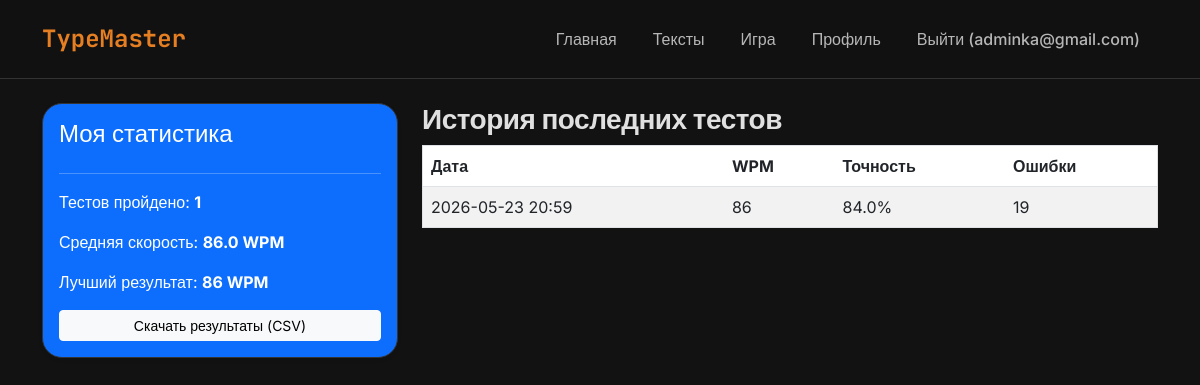
The page /profile (signed in) on the database its author committed.
### app/models.py (models this page shows, shortened)
class User(db.Model, UserMixin):
    id = db.Column(db.Integer, primary_key=True)
    username = db.Column(db.String(50), unique=True, nullable=False)
    email = db.Column(db.String(120), unique=True, nullable=False)
    password_hash = db.Column(db.String(128), nullable=False)
    is_admin = db.Column(db.Boolean, default=False)  # система ролей
    sessions = db.relationship('TestSession', backref='author', lazy=True)

class Result(db.Model):
    id = db.Column(db.Integer, primary_key=True)
    session_id = db.Column(db.Integer, db.ForeignKey('test_session.id'), unique=True)
    wpm = db.Column(db.Integer, nullable=False)
    accuracy = db.Column(db.Float, nullable=False)
    errors_count = db.Column(db.Integer)
    mode = db.Column(db.String(20), default='text') # 'text' или 'random'
    language = db.Column(db.String(10), default='ru')
    difficulty = db.Column(db.String(20), default='easy')
    created_at = db.Column(db.DateTime, default=datetime.utcnow)

### app/routes.py (the view)
@app.route("/profile")
@login_required
def profile():
    user_results = Result.query.join(TestSession).filter(TestSession.user_id == current_user.id).all()
    stats = db.session.query(
        func.avg(Result.wpm).label('avg_wpm'),
        func.max(Result.wpm).label('best_wpm'),
        func.count(Result.id).label('total_tests')
    ).join(TestSession).filter(TestSession.user_id == current_user.id).first()
    return render_template('profile.html', results=user_results, stats=stats)

### app/models.py (called while the page is built)
@login_manager.user_loader
def load_user(user_id):
    return User.query.get(int(user_id))

### app/templates/profile.html
{% extends "base.html" %}
{% block content %}
<div class="row">
    <div class="col-md-4">
        <div class="card p-3 mb-4 shadow-sm bg-primary text-white">
            <h4>Моя статистика</h4>
            <hr>
            <p>Тестов пройдено: <strong>{{ stats.total_tests }}</strong></p>
            <p>Средняя скорость: <strong>{{ stats.avg_wpm|round(1) if stats.avg_wpm else 0 }} WPM</strong></p>
            <p>Лучший результат: <strong>{{ stats.best_wpm if stats.best_wpm else 0 }} WPM</strong></p>
            <a href="{{ url_for('export_results') }}" class="btn btn-light btn-sm">Скачать результаты (CSV)</a>
        </div>
    </div>
    <div class="col-md-8">
        <h3>История последних тестов</h3>
        <table class="table table-striped border">
            <thead>
                <tr>
                    <th>Дата</th>
                    <th>WPM</th>
                    <th>Точность</th>
                    <th>Ошибки</th>
                </tr>
            </thead>
            <tbody>
                {% for r in results|reverse %}
                <tr>
                    <td>{{ r.created_at.strftime('%Y-%m-%d %H:%M') }}</td>
                    <td>{{ r.wpm }}</td>
                    <td>{{ r.accuracy }}%</td>
                    <td>{{ r.errors_count }}</td>
                </tr>
                {% endfor %}
            </tbody>
        </table>
    </div>
</div>
{% endblock %}

### app/templates/base.html (shortened to what this page needs)
<!DOCTYPE html>
<html lang="ru">
<head>
    <link href="https://cdn.jsdelivr.net/npm/bootstrap@5.3.0/dist/css/bootstrap.min.css" rel="stylesheet">
</head>
<body>
    <nav class="navbar navbar-expand-lg navbar-dark bg-dark mb-4">
        <div class="container">
            <a class="navbar-brand" href="{{ url_for('index') }}">TypeMaster</a>
            <div class="navbar-nav">
                <a class="nav-link" href="{{ url_for('index') }}">Главная</a>
                {% if current_user.is_authenticated %}
                    <a class="nav-link" href="{{ url_for('texts_list') }}">Тексты</a>
                    <a class="nav-link" href="{{ url_for('game') }}">Игра</a>
                    <a class="nav-link" href="{{ url_for('profile') }}">Профиль</a>
                    <a class="nav-link" href="{{ url_for('logout') }}">Выйти ({{ current_user.username }})</a>
                {% else %}
                    <a class="nav-link" href="{{ url_for('login') }}">Войти</a>
                    <a class="nav-link" href="{{ url_for('register') }}">Регистрация</a>
                {% endif %}
            </div>
        </div>
    </nav>
    <div class="container">
        {% block content %}{% endblock %}
    </div>
</body>
</html>

### app/templates/base.html (style rules this page uses)
:root { --bg-dark: #121212; --bg-card: #1e1e1e; --accent: #e67e22; --accent-hover: #d35400; --text-main: #e0e0e0; --text-muted: #999; --border: #333; }
body { background-color: var(--bg-dark); font-family: 'Inter', sans-serif; color: var(--text-main); transition: all 0.3s ease; }
.navbar { background: rgba(18, 18, 18, 0.95) !important; backdrop-filter: blur(10px); border-bottom: 1px solid var(--border); padding: 1rem 0; }
.navbar-brand { font-weight: 700; color: var(--accent) !important; font-family: 'JetBrains Mono', monospace; font-size: 1.5rem; }
.nav-link { color: var(--text-main) !important; font-weight: 500; margin: 0 10px; opacity: 0.8; transition: opacity 0.2s, color 0.2s; }
.card { background: var(--bg-card); border: 1px solid var(--border); border-radius: 20px; box-shadow: 0 10px 30px rgba(0,0,0,0.3); color: var(--text-main); }
h1, h2, h3 { font-weight: 700; letter-spacing: -0.5px; }
.container { animation: fadeIn 0.5s ease-out; }

### rows shown on the page
User: username "adminka@gmail.com"
Result: created_at "2026-05-23 20:59", wpm "86", accuracy "84.0", errors_count "19"

### other values the page prints
{{ stats.total_tests }} "1"
{{ stats.avg_wpm|round(1) if stats.avg_wpm else 0 }} "86.0"
{{ stats.best_wpm if stats.best_wpm else 0 }} "86"
